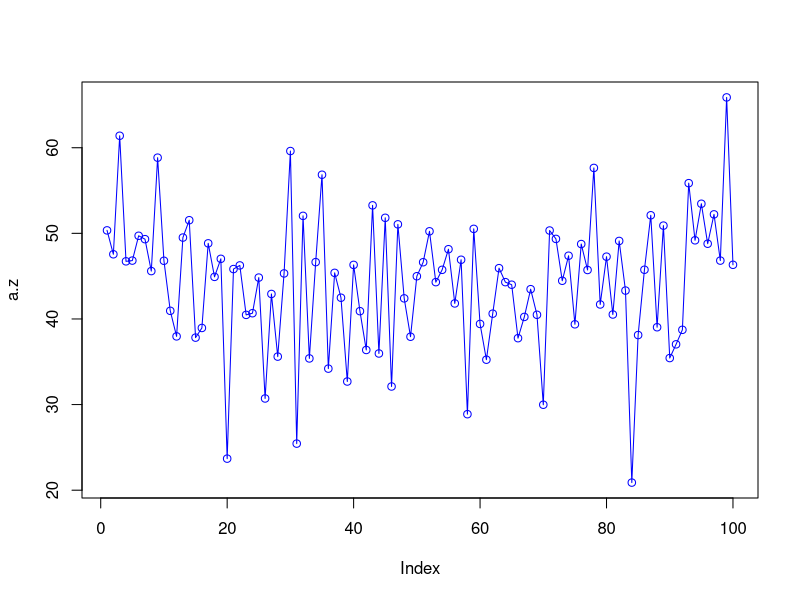

This figure's R source:
#Nomor 6a
a <- rnorm(100, mean = 50, sd = 8)
mean = mean(a)
sd = sd(a)
a.z <- (a - mean / sd)
plot(a.z, type = "o", col="blue")

#Nomor 6b
